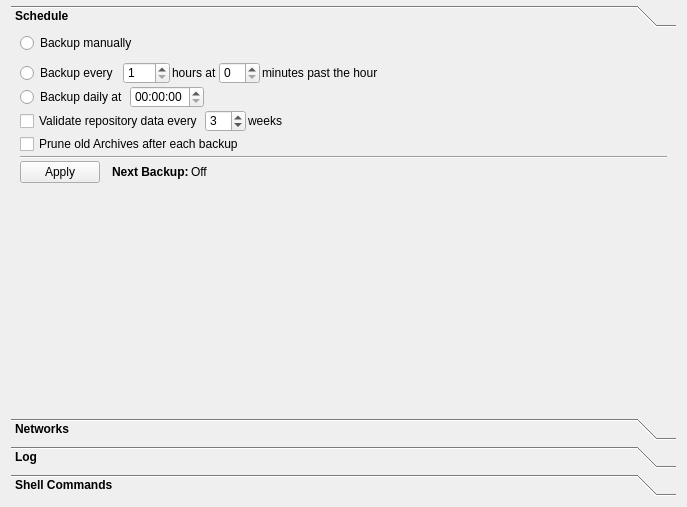
<?xml version="1.0" encoding="UTF-8"?>
<ui version="4.0">
 <class>ScheduleTab</class>
 <widget class="QWidget" name="ScheduleTab">
  <property name="geometry">
   <rect>
    <x>0</x>
    <y>0</y>
    <width>687</width>
    <height>507</height>
   </rect>
  </property>
  <property name="windowTitle">
   <string>Form</string>
  </property>
  <layout class="QGridLayout" name="gridLayout">
   <property name="topMargin">
    <number>5</number>
   </property>
   <item row="0" column="0">
    <widget class="QToolBox" name="toolBox">
     <property name="font">
      <font>
       <weight>50</weight>
       <bold>false</bold>
      </font>
     </property>
     <property name="styleSheet">
      <string notr="true">QToolBox::tab {
font-weight: bold;
}</string>
     </property>
     <property name="currentIndex">
      <number>0</number>
     </property>
     <widget class="QWidget" name="schedule">
      <property name="geometry">
       <rect>
        <x>0</x>
        <y>0</y>
        <width>663</width>
        <height>354</height>
       </rect>
      </property>
      <property name="font">
       <font>
        <weight>50</weight>
        <bold>false</bold>
       </font>
      </property>
      <attribute name="icon">
       <iconset>
        <normaloff>:qml/icons/dark/clock-o.svg</normaloff>:qml/icons/dark/clock-o.svg</iconset>
      </attribute>
      <attribute name="label">
       <string>Schedule</string>
      </attribute>
      <layout class="QVBoxLayout" name="verticalLayout">
       <property name="spacing">
        <number>2</number>
       </property>
       <property name="topMargin">
        <number>0</number>
       </property>
       <item>
        <layout class="QHBoxLayout" name="horizontalLayout_2">
         <property name="sizeConstraint">
          <enum>QLayout::SetFixedSize</enum>
         </property>
         <property name="bottomMargin">
          <number>7</number>
         </property>
         <item>
          <widget class="QRadioButton" name="scheduleOffRadio">
           <property name="sizePolicy">
            <sizepolicy hsizetype="Minimum" vsizetype="Fixed">
             <horstretch>0</horstretch>
             <verstretch>0</verstretch>
            </sizepolicy>
           </property>
           <property name="text">
            <string>Backup manually</string>
           </property>
          </widget>
         </item>
        </layout>
       </item>
       <item>
        <layout class="QHBoxLayout" name="horizontalLayout_3">
         <item>
          <widget class="QRadioButton" name="scheduleIntervalRadio">
           <property name="sizePolicy">
            <sizepolicy hsizetype="Fixed" vsizetype="Preferred">
             <horstretch>0</horstretch>
             <verstretch>0</verstretch>
            </sizepolicy>
           </property>
           <property name="text">
            <string>Backup every </string>
           </property>
          </widget>
         </item>
         <item>
          <widget class="QSpinBox" name="scheduleIntervalHours">
           <property name="minimum">
            <number>1</number>
           </property>
           <property name="maximum">
            <number>740</number>
           </property>
          </widget>
         </item>
         <item alignment="Qt::AlignLeft">
          <widget class="QLabel" name="label">
           <property name="sizePolicy">
            <sizepolicy hsizetype="Fixed" vsizetype="Preferred">
             <horstretch>0</horstretch>
             <verstretch>0</verstretch>
            </sizepolicy>
           </property>
           <property name="text">
            <string>hours at</string>
           </property>
           <property name="textFormat">
            <enum>Qt::PlainText</enum>
           </property>
          </widget>
         </item>
         <item>
          <widget class="QSpinBox" name="scheduleIntervalMinutes">
           <property name="maximum">
            <number>59</number>
           </property>
          </widget>
         </item>
         <item>
          <widget class="QLabel" name="label_2">
           <property name="sizePolicy">
            <sizepolicy hsizetype="Fixed" vsizetype="Preferred">
             <horstretch>0</horstretch>
             <verstretch>0</verstretch>
            </sizepolicy>
           </property>
           <property name="text">
            <string>minutes past the hour</string>
           </property>
          </widget>
         </item>
         <item>
          <spacer name="horizontalSpacer_2">
           <property name="orientation">
            <enum>Qt::Horizontal</enum>
           </property>
           <property name="sizeHint" stdset="0">
            <size>
             <width>40</width>
             <height>20</height>
            </size>
           </property>
          </spacer>
         </item>
        </layout>
       </item>
       <item>
        <layout class="QHBoxLayout" name="horizontalLayout_5">
         <item>
          <widget class="QRadioButton" name="scheduleFixedRadio">
           <property name="text">
            <string>Backup daily at</string>
           </property>
          </widget>
         </item>
         <item>
          <widget class="QTimeEdit" name="scheduleFixedTime"/>
         </item>
         <item>
          <spacer name="horizontalSpacer">
           <property name="orientation">
            <enum>Qt::Horizontal</enum>
           </property>
           <property name="sizeHint" stdset="0">
            <size>
             <width>40</width>
             <height>20</height>
            </size>
           </property>
          </spacer>
         </item>
        </layout>
       </item>
       <item>
        <layout class="QHBoxLayout" name="horizontalLayout_6">
         <property name="topMargin">
          <number>0</number>
         </property>
         <item>
          <widget class="QCheckBox" name="validationCheckBox">
           <property name="text">
            <string>Validate repository data every</string>
           </property>
           <property name="checked">
            <bool>false</bool>
           </property>
           <property name="tristate">
            <bool>false</bool>
           </property>
          </widget>
         </item>
         <item>
          <widget class="QSpinBox" name="validationSpinBox">
           <property name="minimum">
            <number>1</number>
           </property>
           <property name="maximum">
            <number>52</number>
           </property>
           <property name="value">
            <number>3</number>
           </property>
          </widget>
         </item>
         <item>
          <widget class="QLabel" name="label_5">
           <property name="text">
            <string>weeks</string>
           </property>
          </widget>
         </item>
         <item>
          <spacer name="horizontalSpacer_4">
           <property name="orientation">
            <enum>Qt::Horizontal</enum>
           </property>
           <property name="sizeHint" stdset="0">
            <size>
             <width>40</width>
             <height>20</height>
            </size>
           </property>
          </spacer>
         </item>
        </layout>
       </item>
       <item>
        <layout class="QHBoxLayout" name="horizontalLayout_8">
         <property name="topMargin">
          <number>0</number>
         </property>
         <item>
          <widget class="QCheckBox" name="pruneCheckBox">
           <property name="text">
            <string>Prune old Archives after each backup</string>
           </property>
           <property name="tristate">
            <bool>false</bool>
           </property>
          </widget>
         </item>
         <item>
          <spacer name="horizontalSpacer_6">
           <property name="orientation">
            <enum>Qt::Horizontal</enum>
           </property>
           <property name="sizeHint" stdset="0">
            <size>
             <width>40</width>
             <height>20</height>
            </size>
           </property>
          </spacer>
         </item>
        </layout>
       </item>
       <item>
        <widget class="Line" name="line_2">
         <property name="orientation">
          <enum>Qt::Horizontal</enum>
         </property>
        </widget>
       </item>
       <item>
        <layout class="QHBoxLayout" name="horizontalLayout">
         <property name="topMargin">
          <number>0</number>
         </property>
         <property name="rightMargin">
          <number>0</number>
         </property>
         <item>
          <widget class="QPushButton" name="scheduleApplyButton">
           <property name="text">
            <string>Apply</string>
           </property>
          </widget>
         </item>
         <item>
          <spacer name="horizontalSpacer_5">
           <property name="orientation">
            <enum>Qt::Horizontal</enum>
           </property>
           <property name="sizeType">
            <enum>QSizePolicy::Fixed</enum>
           </property>
           <property name="sizeHint" stdset="0">
            <size>
             <width>10</width>
             <height>20</height>
            </size>
           </property>
          </spacer>
         </item>
         <item>
          <widget class="QLabel" name="label_3">
           <property name="font">
            <font>
             <weight>75</weight>
             <bold>true</bold>
            </font>
           </property>
           <property name="text">
            <string>Next Backup:</string>
           </property>
          </widget>
         </item>
         <item>
          <widget class="QLabel" name="nextBackupDateTimeLabel">
           <property name="text">
            <string>Off</string>
           </property>
          </widget>
         </item>
         <item>
          <spacer name="horizontalSpacer_3">
           <property name="orientation">
            <enum>Qt::Horizontal</enum>
           </property>
           <property name="sizeHint" stdset="0">
            <size>
             <width>40</width>
             <height>20</height>
            </size>
           </property>
          </spacer>
         </item>
        </layout>
       </item>
       <item>
        <spacer name="verticalSpacer">
         <property name="orientation">
          <enum>Qt::Vertical</enum>
         </property>
         <property name="sizeHint" stdset="0">
          <size>
           <width>20</width>
           <height>40</height>
          </size>
         </property>
        </spacer>
       </item>
      </layout>
     </widget>
     <widget class="QWidget" name="page_2">
      <property name="geometry">
       <rect>
        <x>0</x>
        <y>0</y>
        <width>663</width>
        <height>354</height>
       </rect>
      </property>
      <attribute name="icon">
       <iconset>
        <normaloff>:qml/icons/dark/wifi.svg</normaloff>:qml/icons/dark/wifi.svg</iconset>
      </attribute>
      <attribute name="label">
       <string>Networks</string>
      </attribute>
      <layout class="QGridLayout" name="gridLayout_2">
       <property name="topMargin">
        <number>0</number>
       </property>
       <item row="1" column="0">
        <widget class="QListWidget" name="wifiListWidget"/>
       </item>
       <item row="0" column="0">
        <widget class="QLabel" name="wifiListLabel">
         <property name="text">
          <string>Allowed Networks:</string>
         </property>
        </widget>
       </item>
      </layout>
     </widget>
     <widget class="QWidget" name="page">
      <property name="geometry">
       <rect>
        <x>0</x>
        <y>0</y>
        <width>663</width>
        <height>354</height>
       </rect>
      </property>
      <attribute name="icon">
       <iconset>
        <normaloff>:qml/icons/dark/tasks.svg</normaloff>:qml/icons/dark/tasks.svg</iconset>
      </attribute>
      <attribute name="label">
       <string>Log</string>
      </attribute>
      <layout class="QGridLayout" name="gridLayout_3">
       <property name="topMargin">
        <number>0</number>
       </property>
       <item row="0" column="0">
        <widget class="QTableWidget" name="logTableWidget">
         <property name="font">
          <font>
           <pointsize>11</pointsize>
          </font>
         </property>
         <property name="showGrid">
          <bool>false</bool>
         </property>
         <property name="sortingEnabled">
          <bool>true</bool>
         </property>
         <attribute name="verticalHeaderVisible">
          <bool>false</bool>
         </attribute>
         <column>
          <property name="text">
           <string>Time</string>
          </property>
         </column>
         <column>
          <property name="text">
           <string>Category</string>
          </property>
         </column>
         <column>
          <property name="text">
           <string>Subcommand</string>
          </property>
         </column>
         <column>
          <property name="text">
           <string>Repository</string>
          </property>
         </column>
         <column>
          <property name="text">
           <string>Returncode</string>
          </property>
         </column>
        </widget>
       </item>
      </layout>
     </widget>
     <widget class="QWidget" name="page_3">
      <property name="geometry">
       <rect>
        <x>0</x>
        <y>0</y>
        <width>663</width>
        <height>354</height>
       </rect>
      </property>
      <attribute name="icon">
       <iconset>
        <normaloff>:qml/icons/dark/terminal.svg</normaloff>:qml/icons/dark/terminal.svg</iconset>
      </attribute>
      <attribute name="label">
       <string>Shell Commands</string>
      </attribute>
      <layout class="QVBoxLayout" name="verticalLayout_2">
       <property name="topMargin">
        <number>0</number>
       </property>
       <item>
        <widget class="QLabel" name="label_4">
         <property name="text">
          <string>Run custom shell commands before and after each backup. The actual backup and post-backup command will only run, if the pre-backup command exits without error (return code 0).</string>
         </property>
         <property name="alignment">
          <set>Qt::AlignLeading|Qt::AlignLeft|Qt::AlignTop</set>
         </property>
         <property name="wordWrap">
          <bool>true</bool>
         </property>
        </widget>
       </item>
       <item>
        <widget class="QLineEdit" name="preBackupCmdLineEdit">
         <property name="styleSheet">
          <string notr="true">font-family:'Courier';</string>
         </property>
         <property name="text">
          <string/>
         </property>
         <property name="placeholderText">
          <string>Pre-backup command to run BEFORE backups</string>
         </property>
        </widget>
       </item>
       <item>
        <widget class="QLineEdit" name="postBackupCmdLineEdit">
         <property name="styleSheet">
          <string notr="true">font-family:'Courier';</string>
         </property>
         <property name="placeholderText">
          <string>Post-backup command to run AFTER backups</string>
         </property>
        </widget>
       </item>
       <item>
        <widget class="QLabel" name="label_6">
         <property name="font">
          <font>
           <pointsize>11</pointsize>
          </font>
         </property>
         <property name="text">
          <string>&lt;html&gt;&lt;head/&gt;&lt;body&gt;&lt;p&gt;Available env variables: &lt;span style=&quot; font-family:'Courier';&quot;&gt;$repo_url, $profile_name, $profile_slug, $returncode&lt;/span&gt;&lt;/p&gt;&lt;/body&gt;&lt;/html&gt;</string>
         </property>
        </widget>
       </item>
       <item>
        <spacer name="verticalSpacer_2">
         <property name="orientation">
          <enum>Qt::Vertical</enum>
         </property>
         <property name="sizeHint" stdset="0">
          <size>
           <width>20</width>
           <height>40</height>
          </size>
         </property>
        </spacer>
       </item>
      </layout>
     </widget>
    </widget>
   </item>
  </layout>
 </widget>
 <resources>
  <include location="../qml/icons/dark/collection.qrc"/>
 </resources>
 <connections/>
</ui>
